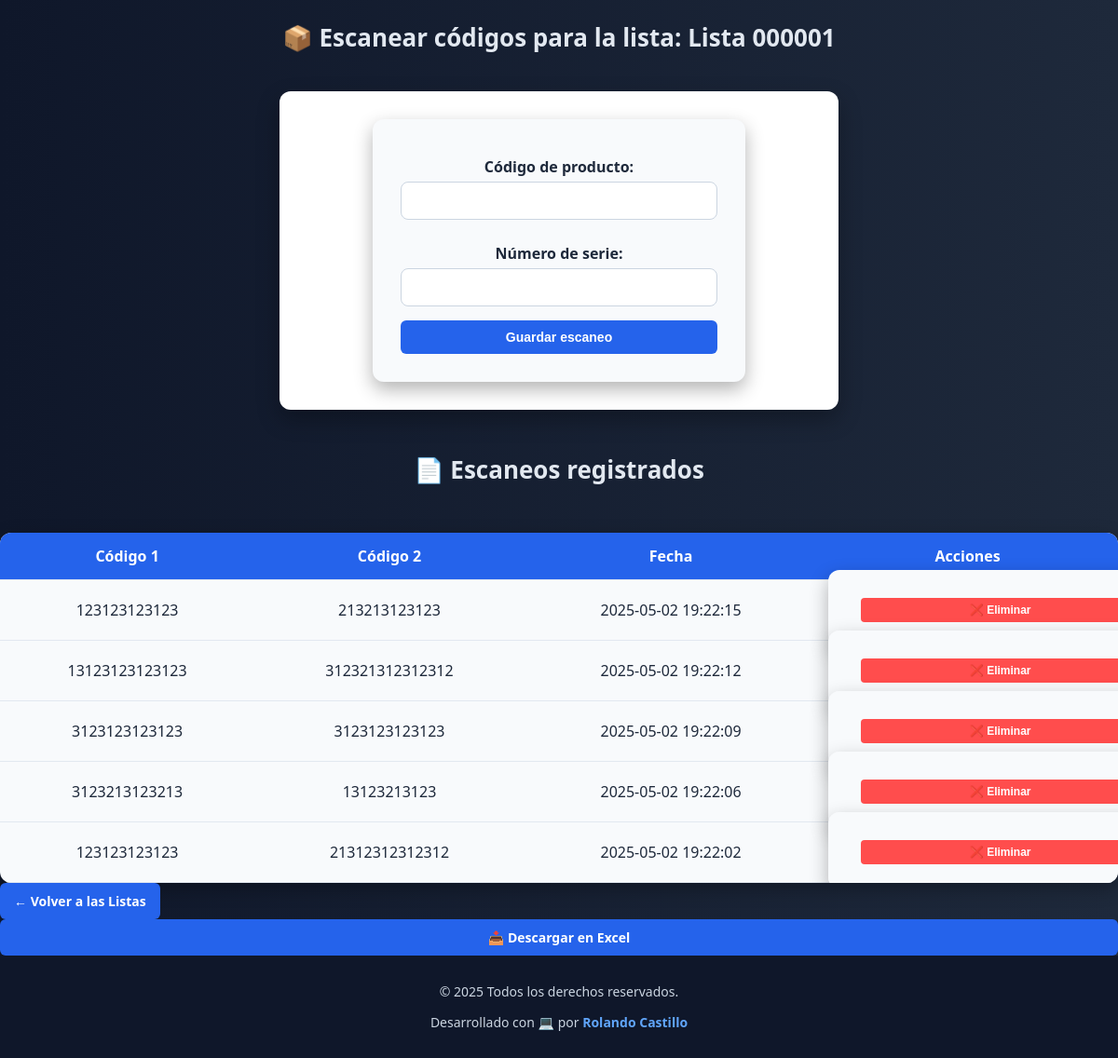
The page /escanear.php?lista_id=1 on the database its author committed.
### tables this page shows
CREATE TABLE `listas` (
  `id` int(11) NOT NULL,
  `codigo` varchar(6) DEFAULT NULL,
  `nombre` varchar(100) NOT NULL,
  `fecha` datetime DEFAULT current_timestamp()
);

CREATE TABLE `escaneos` (
  `id` int(11) NOT NULL,
  `lista_id` int(11) NOT NULL,
  `codigo_1` varchar(100) DEFAULT NULL,
  `codigo_2` varchar(100) DEFAULT NULL,
  `fecha` datetime DEFAULT current_timestamp()
);

### escanear.php (the view, shortened to what this page needs)
<?php
include 'db.php';
$lista_id = intval($_GET['lista_id']);
$query = "SELECT * FROM listas WHERE id = $lista_id";
$resultado = mysqli_query($conexion, $query);
if ($fila = mysqli_fetch_assoc($resultado)) {
    $nombre_lista = $fila['nombre'];
} else {
    echo "Lista no encontrada.";
    exit();
}
$res = mysqli_query($conexion, "SELECT * FROM escaneos WHERE lista_id = $lista_id ORDER BY fecha DESC");
?>
<!DOCTYPE html>
<html lang="es">
<head>
    <link rel="stylesheet" href="style.css">
</head>
<body>
<h2>📦 Escanear códigos para la lista: <?php echo htmlspecialchars($nombre_lista); ?></h2>
<div class="form-container">
    <form method="POST">
        <label for="codigo1">Código de producto:</label>
        <input type="text" name="codigo1" id="codigo1" required autofocus>
        <label for="codigo2">Número de serie:</label>
        <input type="text" name="codigo2" id="codigo2" required>
        <button type="submit" class="boton">Guardar escaneo</button>
    </form>
</div>
<h3>📄 Escaneos registrados</h3>
<table>
    <tr>
        <th>Código 1</th>
        <th>Código 2</th>
        <th>Fecha</th>
        <th>Acciones</th>
    </tr>
    <?php
    if (mysqli_num_rows($res) > 0) {
        while ($esc = mysqli_fetch_assoc($res)) {
            echo "<tr>
                    <td>" . htmlspecialchars($esc['codigo_1']) . "</td>
                    <td>" . htmlspecialchars($esc['codigo_2']) . "</td>
                    <td>" . htmlspecialchars($esc['fecha']) . "</td>
                    <td>
                        <form method='POST' style='display:inline;'>
                            <input type='hidden' name='delete_id' value='" . $esc['id'] . "'>
                            <button type='submit' class='boton-eliminar'>❌ Eliminar</button>
                        </form>
                    </td>
                  </tr>";
        }
    } else {
        echo "<tr><td colspan='4'>No hay escaneos registrados.</td></tr>";
    }
    ?>
</table>
<div class="volver">
    <a href="listas.php">← Volver a las Listas</a>
</div>
<a href="exportar_lista.php?lista_id=<?php echo $lista_id; ?>" class="boton">📥 Descargar en Excel</a>
<footer class="footer">
  <div class="footer-content">
    <p>© <?php echo date("Y"); ?> Todos los derechos reservados.</p>
    <p>Desarrollado con 💻 por <strong>Rolando Castillo</strong></p>
  </div>
</footer>
</body>
</html>

### style.css (style rules this page uses)
* { box-sizing: border-box; }
body { margin: 0; font-family: 'Segoe UI', sans-serif; background: linear-gradient(to right, #0f172a, #1e293b); color: #e2e8f0; display: flex; flex-direction: column; min-height: 100vh; }
h2, h3 { text-align: center; color: #e2e8f0; margin-bottom: 20px; font-size: 26px; }
form { background-color: #f8fafc; color: #1e293b; padding: 30px; border-radius: 12px; box-shadow: 0 8px 20px rgba(0, 0, 0, 0.3); text-align: center; max-width: 400px; margin: auto; }
form label { display: block; margin: 10px 0 5px; font-weight: bold; }
form input[type="text"], form input[type="password"] { width: 100%; padding: 12px; margin-bottom: 15px; border: 1px solid #cbd5e1; border-radius: 8px; }
form button { width: 100%; background-color: #2563eb; color: white; padding: 12px; border: none; border-radius: 8px; font-size: 16px; cursor: pointer; transition: background 0.3s ease; }
.container, .register-container, .login-container, .form-container { background: #ffffff; padding: 30px; border-radius: 12px; max-width: 600px; width: 90%; box-shadow: 0 10px 25px rgba(0, 0, 0, 0.3); margin: 20px auto; text-align: center; color: #1e293b; }
table { width: 100%; border-collapse: collapse; background-color: #f8fafc; border-radius: 12px; overflow: hidden; box-shadow: 0 6px 20px rgba(0, 0, 0, 0.3); margin-top: 30px; }
th, td { padding: 14px 12px; text-align: center; border-bottom: 1px solid #e2e8f0; color: #1e293b; }
th { background-color: #2563eb; color: #fff; font-weight: 600; }
button, .boton, a { display: inline-block; text-decoration: none; color: #fff; background-color: #2563eb; padding: 10px 15px; border-radius: 6px; font-weight: bold; font-size: 14px; cursor: pointer; transition: 0.3s ease; text-align: center; }
.boton-eliminar { background-color: #ff4d4d; color: white; padding: 6px 10px; font-size: 12px; border: none; border-radius: 4px; margin: 5px; cursor: pointer; transition: background-color 0.3s ease, transform 0.2s ease; }
footer { background-color: #0f172a; color: #cbd5e1; text-align: center; padding: 15px; font-size: 14px; margin-top: auto; }
footer strong { color: #60a5fa; }

### rows shown on the page
listas: nombre "Lista 000001"
escaneos: codigo_1 "123123123123", codigo_2 "213213123123", fecha "2025-05-02 19:22:15"
escaneos: codigo_1 "13123123123123", codigo_2 "312321312312312", fecha "2025-05-02 19:22:12"
escaneos: codigo_1 "3123123123123", codigo_2 "3123123123123", fecha "2025-05-02 19:22:09"
escaneos: codigo_1 "3123213123213", codigo_2 "13123213123", fecha "2025-05-02 19:22:06"
escaneos: codigo_1 "123123123123", codigo_2 "21312312312312", fecha "2025-05-02 19:22:02"
